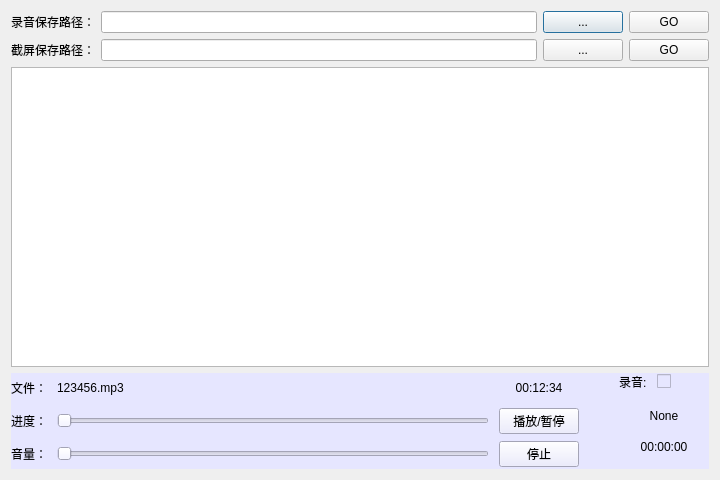
<?xml version="1.0" encoding="UTF-8"?>
<ui version="4.0">
 <class>DialogManager</class>
 <widget class="QDialog" name="DialogManager">
  <property name="geometry">
   <rect>
    <x>0</x>
    <y>0</y>
    <width>720</width>
    <height>480</height>
   </rect>
  </property>
  <property name="minimumSize">
   <size>
    <width>720</width>
    <height>480</height>
   </size>
  </property>
  <property name="maximumSize">
   <size>
    <width>720</width>
    <height>480</height>
   </size>
  </property>
  <property name="windowTitle">
   <string>录音管理</string>
  </property>
  <property name="styleSheet">
   <string notr="true"/>
  </property>
  <layout class="QGridLayout" name="gridLayout_3" rowstretch="0,1,0" rowminimumheight="0,1,0">
   <item row="0" column="0">
    <layout class="QGridLayout" name="gridLayout_2">
     <item row="1" column="1">
      <widget class="QLineEdit" name="lineEditCapture"/>
     </item>
     <item row="1" column="0">
      <widget class="QLabel" name="label_7">
       <property name="text">
        <string>截屏保存路径：</string>
       </property>
      </widget>
     </item>
     <item row="0" column="2">
      <widget class="QPushButton" name="pushButtonRecord">
       <property name="text">
        <string>...</string>
       </property>
      </widget>
     </item>
     <item row="1" column="2">
      <widget class="QPushButton" name="pushButtonCapture">
       <property name="text">
        <string>...</string>
       </property>
      </widget>
     </item>
     <item row="0" column="1">
      <widget class="QLineEdit" name="lineEditRecord"/>
     </item>
     <item row="0" column="0">
      <widget class="QLabel" name="label">
       <property name="text">
        <string>录音保存路径：</string>
       </property>
      </widget>
     </item>
     <item row="0" column="3">
      <widget class="QPushButton" name="pushButtonGoRec">
       <property name="text">
        <string>GO</string>
       </property>
      </widget>
     </item>
     <item row="1" column="3">
      <widget class="QPushButton" name="pushButtonGoCap">
       <property name="text">
        <string>GO</string>
       </property>
      </widget>
     </item>
    </layout>
   </item>
   <item row="1" column="0">
    <widget class="QTableView" name="tableView"/>
   </item>
   <item row="2" column="0">
    <widget class="QFrame" name="frameCtrl">
     <property name="styleSheet">
      <string notr="true">background-color:rgb(230, 230, 255)</string>
     </property>
     <layout class="QHBoxLayout" name="horizontalLayout_2" stretch="1,0">
      <property name="spacing">
       <number>40</number>
      </property>
      <property name="leftMargin">
       <number>0</number>
      </property>
      <property name="topMargin">
       <number>0</number>
      </property>
      <property name="rightMargin">
       <number>0</number>
      </property>
      <property name="bottomMargin">
       <number>0</number>
      </property>
      <item>
       <layout class="QGridLayout" name="gridLayout" rowstretch="1,1,1">
        <property name="horizontalSpacing">
         <number>10</number>
        </property>
        <property name="verticalSpacing">
         <number>3</number>
        </property>
        <item row="0" column="0">
         <widget class="QLabel" name="label_2">
          <property name="text">
           <string>文件：</string>
          </property>
         </widget>
        </item>
        <item row="0" column="1">
         <widget class="QLabel" name="labelPlayFile">
          <property name="minimumSize">
           <size>
            <width>0</width>
            <height>30</height>
           </size>
          </property>
          <property name="text">
           <string>123456.mp3</string>
          </property>
         </widget>
        </item>
        <item row="0" column="2">
         <widget class="QLabel" name="label_5">
          <property name="text">
           <string>00:12:34</string>
          </property>
          <property name="alignment">
           <set>Qt::AlignmentFlag::AlignCenter</set>
          </property>
         </widget>
        </item>
        <item row="1" column="0">
         <widget class="QLabel" name="label_3">
          <property name="text">
           <string>进度：</string>
          </property>
         </widget>
        </item>
        <item row="1" column="1">
         <widget class="QSlider" name="horizontalSlider">
          <property name="minimumSize">
           <size>
            <width>0</width>
            <height>30</height>
           </size>
          </property>
          <property name="orientation">
           <enum>Qt::Orientation::Horizontal</enum>
          </property>
         </widget>
        </item>
        <item row="1" column="2">
         <widget class="QPushButton" name="pushButtonPlay">
          <property name="text">
           <string>播放/暂停</string>
          </property>
         </widget>
        </item>
        <item row="2" column="0">
         <widget class="QLabel" name="label_4">
          <property name="text">
           <string>音量：</string>
          </property>
         </widget>
        </item>
        <item row="2" column="1">
         <widget class="QSlider" name="horizontalSliderVol">
          <property name="minimumSize">
           <size>
            <width>0</width>
            <height>30</height>
           </size>
          </property>
          <property name="orientation">
           <enum>Qt::Orientation::Horizontal</enum>
          </property>
         </widget>
        </item>
        <item row="2" column="2">
         <widget class="QPushButton" name="pushButtonStop">
          <property name="text">
           <string>停止</string>
          </property>
         </widget>
        </item>
       </layout>
      </item>
      <item>
       <layout class="QVBoxLayout" name="verticalLayout">
        <property name="spacing">
         <number>10</number>
        </property>
        <item>
         <layout class="QHBoxLayout" name="horizontalLayout_3" stretch="0,1">
          <item>
           <widget class="QLabel" name="label_6">
            <property name="text">
             <string>录音:</string>
            </property>
           </widget>
          </item>
          <item>
           <widget class="ToggleButton" name="checkBoxRecord">
            <property name="minimumSize">
             <size>
              <width>52</width>
              <height>0</height>
             </size>
            </property>
            <property name="maximumSize">
             <size>
              <width>52</width>
              <height>16777215</height>
             </size>
            </property>
            <property name="text">
             <string/>
            </property>
           </widget>
          </item>
         </layout>
        </item>
        <item>
         <widget class="QLabel" name="labelRecordFile">
          <property name="text">
           <string>None</string>
          </property>
          <property name="alignment">
           <set>Qt::AlignmentFlag::AlignCenter</set>
          </property>
         </widget>
        </item>
        <item alignment="Qt::AlignmentFlag::AlignTop">
         <widget class="QLabel" name="labelRecordInfo">
          <property name="text">
           <string>00:00:00</string>
          </property>
          <property name="alignment">
           <set>Qt::AlignmentFlag::AlignCenter</set>
          </property>
         </widget>
        </item>
       </layout>
      </item>
     </layout>
    </widget>
   </item>
  </layout>
 </widget>
 <customwidgets>
  <customwidget>
   <class>ToggleButton</class>
   <extends>QCheckBox</extends>
   <header>togglebutton.h</header>
  </customwidget>
 </customwidgets>
 <resources/>
 <connections/>
</ui>
